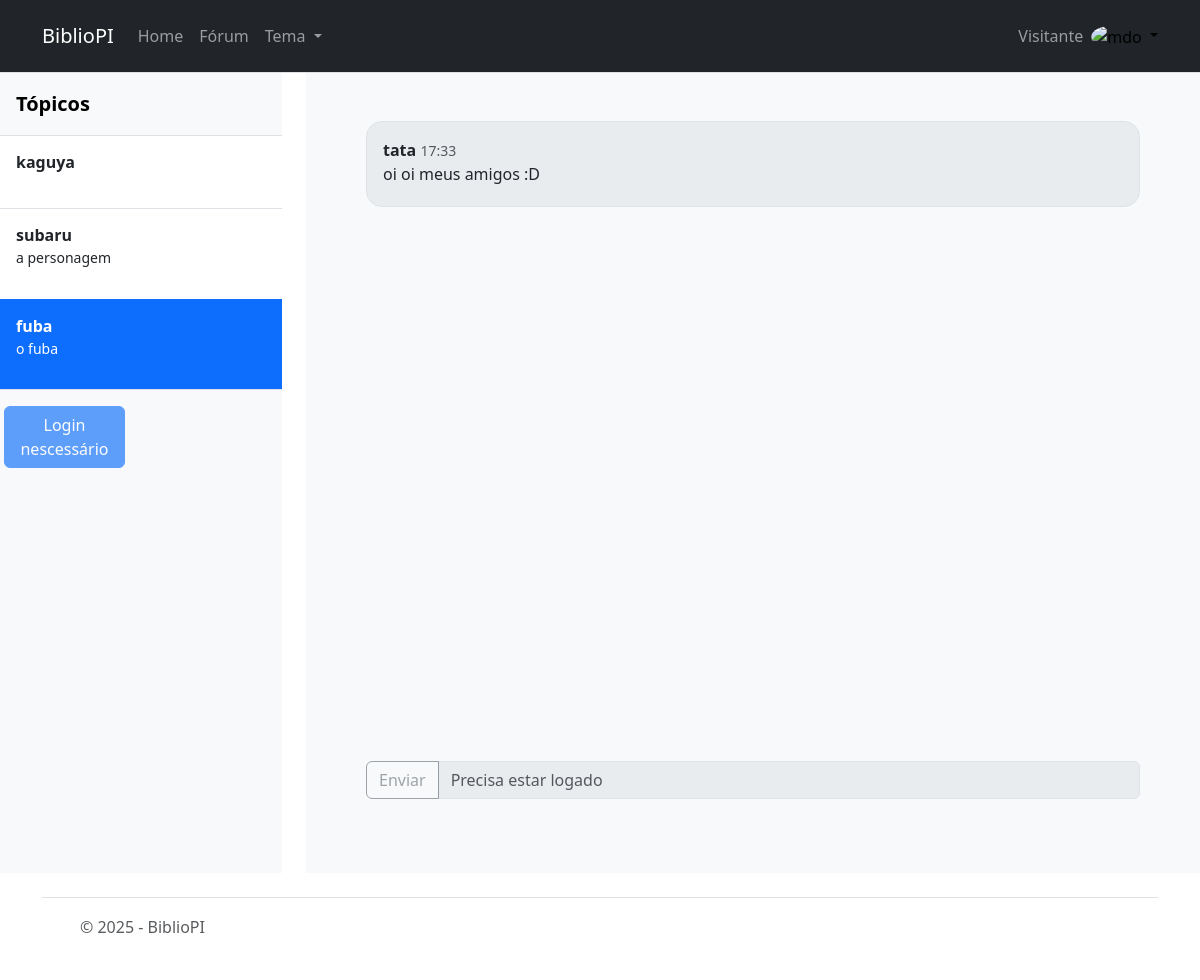
The app's page /forum/5/ with its own data.
### app/models.py (models this page shows, shortened)
class Topico(models.Model):
    nome = models.CharField(max_length=200, verbose_name="Nome do post")
    desc = models.CharField(max_length=200, verbose_name="Descrição do post")
    class Meta:
        verbose_name = "Topico"
        verbose_name_plural = "Topicos"

class Mensagem(models.Model):
    topico = models.ForeignKey(Topico, on_delete=models.CASCADE)
    usuario = models.ForeignKey(User, on_delete=models.CASCADE)
    texto = models.CharField(max_length=600, verbose_name="Nome do post")
    criado_em = models.DateTimeField(auto_now_add=True)
    class Meta:
        verbose_name = "Mensagem"
        verbose_name_plural = "Mensagens"

### app/views.py (the view, shortened to what this page needs)
# urls.py: path("forum/", ForumView.as_view(), name='forum_lista'),
class ForumView(View):
    def get(self, request, topico_id=None):
        topicos = Topico.objects.all()
        if topico_id is None:
            return render(request, "forum.html", {"topicos": topicos, "topico": None, "mensagens": None})
        topico = get_object_or_404(Topico, id=topico_id)
        mensagens = Mensagem.objects.filter(topico=topico).order_by("criado_em")
        return render(request, "forum.html", {"topicos": topicos, "topico": topico, "mensagens": mensagens})

### app/templates/forum.html (shortened to what this page needs)
{% extends "base.html" %}
{% block content %}
    <div class="row">
        <div class="col-3">
            {% include "partials/sidebar.html" %}
        </div>
        <div class="col-9">
            {% if topico %}
            {% include "chat.html" %}
            {% else %}
            <div class="container p-5">
                <div class="alert alert-warning" role="alert">
                    Escolha um tópico
                </div>
            </div>
            {% endif %}
        </div>
    </div>
{% endblock %}

### app/templates/partials/sidebar.html (shortened to what this page needs)
<div class="flex-column align-items-stretch flex-shrink-0 bg-body-tertiary"
    style="height: 100vh; overflow-y: auto; overflow-x: hidden;">
    <a href="/"
        class="d-flex align-items-center flex-shrink-0 p-3 link-body-emphasis text-decoration-none border-bottom">
        <span class="fs-5 fw-semibold">Tópicos</span>
    </a>
    <div class="list-group list-group-flush border-bottom scrollarea" id="lista-topicos">
        {% for topico in topicos %}
        <a href="{% url 'forum' topico.id %}" class="list-group-item list-group-item-action py-3 lh-sm"
            aria-current="true">
            <div class="d-flex w-100 align-items-center justify-content-between">
                <strong class="mb-1">{{ topico.nome }}</strong>
            </div>
            <div class="col-10 mb-1 small">
                <p>{{ topico.desc }}</p>
            </div>
        </a>
        {% endfor %}
    </div>
    <div class="row">
        <div class="col-md-6 p-3">
            {% if user.is_authenticated %}
            <button type="button" class="btn btn-primary" data-bs-toggle="modal" data-bs-target="#modalNovoTopico">
                Adicionar Tópico
            </button>
            {% else %}
            <button type="button" class="btn btn-primary" disabled>Login nescessário</button>
            {% endif %}
        </div>
    </div>
</div>

### app/templates/chat.html (shortened to what this page needs)
<div class="container p-5 bg-body-tertiary" style="min-height: 100vh;">
    <div class="container overflow-y-auto" style="height: 80vh;">
        {% for mensagem in mensagens %}
        <div class="bg-body-secondary flex-column border rounded-4 mb-3 p-3 msg">
            <strong>{{ mensagem.usuario.username }}</strong>
            <small class="text-muted">{{ mensagem.criado_em|date:"H:i" }}</small>
            <p class="mb-1">{{ mensagem.texto }}</p>
        </div>
        {% empty %}
        <div class="alert alert-warning" role="alert">
            Esse forum ainda não tem mensagens, seja o primeiro!
        </div>
        {% endfor %}
    </div>
    <div class="container">
        {% if user.is_authenticated %}
        <form method="POST">
            {% csrf_token %}
            <div class="input-group mb-3">
                <button class="btn btn-outline-secondary" type="submit">Enviar</button>
                <input name="texto" type="text" class="form-control" placeholder='Conversar em #{{ topico.nome }}'
                    required">
            </div>
        </form>
        {% else %}
        <fieldset disabled>
            <div class="input-group mb-3">
                <button class="btn btn-outline-secondary" type="submit" id="button-addon1">Enviar</button>
                <input name="texto" type="text" class="form-control" placeholder='Precisa estar logado' required">
            </div>
        </fieldset>
        {% endif %}
    </div>
</div>

### app/templates/forum.html (style rules this page uses)
html { overflow-x: hidden; }

### app/templates/chat.html (style rules this page uses)
.msg { transition: 0.2s ease; }

### records on screen
Topico: nome "kaguya"
Topico: nome "subaru", desc "a personagem"
Topico: nome "fuba", desc "o fuba"
Mensagem: usuario.username "tata", criado_em "17:33", texto "oi oi meus amigos :D"
